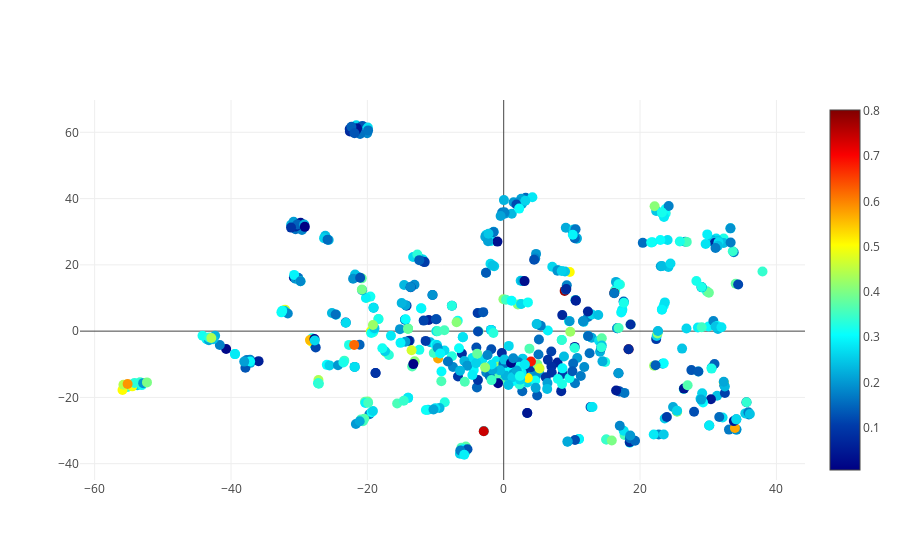

This figure's notebook cell:
### Code cell
from plotly import __version__
from plotly.offline import download_plotlyjs, init_notebook_mode, plot, iplot
#import plotly.plotly as py
import plotly.graph_objs as go

# Create random data with numpy
import numpy as np
init_notebook_mode(connected=True)
N = 1000
random_x = result2[:,0]
random_y = result2[:,1]

# Create a trace
trace = go.Scatter(
    x = random_x,
    y = random_y,
    mode = 'markers',
    text = df.keywords.apply(lambda x : "-".join(x)),
    marker = dict(
        size = 10,
        color = df.toxicity,
        colorscale='Jet',
        showscale=True,
        line = dict(
            width = 0,
        )
    )
)

layout = go.Layout(
    autosize=False,
    width=500,
    height=500
)

data = [trace]

# Plot and embed in ipython notebook!
iplot(data, filename='basic-scatter', image_width=800, image_height=1000)

# or plot with: plot_url = py.plot(data, filename='basic-line')

### Figure 1 — Plotly figure (JSON) as saved in the notebook; plotly's stock layout.template omitted (floating-point values rounded to 4 significant figures; data arrays with more than 128 entries replaced by an {"elided": "..."} marker saying what was removed)
{"data": [{"marker": {"color": {"elided": "578 float values"}, "colorscale": "Jet", "line": {"width": 0}, "showscale": true, "size": 10}, "mode": "markers", "text": {"elided": "578 str values"}, "type": "scatter", "uid": "de52a650-d9ab-11e8-bad8-408d5c780757", "x": {"elided": "578 float values"}, "y": {"elided": "578 float values"}}], "layout": {}}
